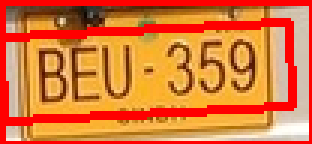
#> input picture ServerSide/Combine/imgOriginalScene.png, 104 x 48 px (shown 3 times larger)
$ python -i Main.py   (imports and definitions only)
#> lines starting #> are read from the running program, lines starting #| are printed output that depends on the picture
import cv2
import os
import dlib
import webcolors
import numpy as np
from sklearn.cluster import KMeans
import matplotlib.pyplot as plt


import DetectChars
import DetectPlates

SCALAR_BLACK = (0.0, 0.0, 0.0)
SCALAR_WHITE = (255.0, 255.0, 255.0)
SCALAR_YELLOW = (0.0, 255.0, 255.0)
SCALAR_GREEN = (0.0, 255.0, 0.0)
SCALAR_RED = (0.0, 0.0, 255.0)

showSteps = False

class Detection:

    plate_val = ''
    no_plate = 'no plate detected'
    no_car = 'no car detected'
    no_color = "nothing"
    same_frame = 'same frame detected'
    no_plate_counter = 0
    plate_record = []

    def __init__(self):
        self.plate_val = 'none'

    def getPlateVal(self):
        return self.plate_val

    def setPlateVal(self, value):
        self.plate_val = value

    # [198 lines left out: functions closest_colour, get_colour_name, find_histogram, plot_colors2, detect_car, detect_plate and 4 more, not called in this run]

>>> import cv2
>>> picture = cv2.imread('imgOriginalScene.png')
#> picture is the input picture: shape (48, 104, 3); mean B, G, R 58.6, 119.8, 219.5
>>> result = Detection().get_car_color(picture)
#> after the loop in plot_colors2, `for (percent, color) in zip(hist, centroids):`:
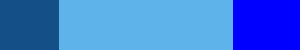
#> bar: shape (50, 300, 3); mean of channels 0, 1, 2 219, 119.4, 57.9; drawn as B, G, R
#> (the run stopped early here; a loop or call above may not have finished)
